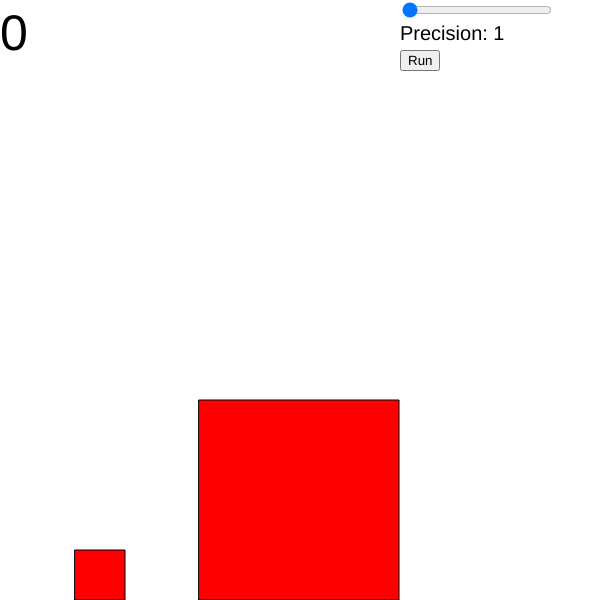
Frame 1 (no input)
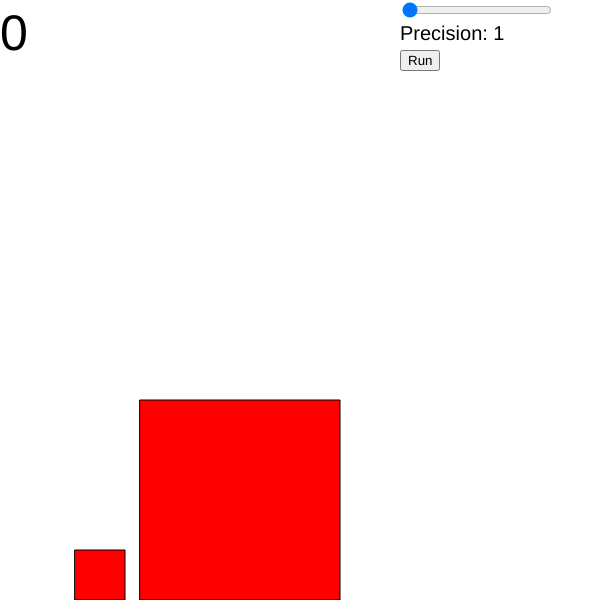
Frame 60 (no input)
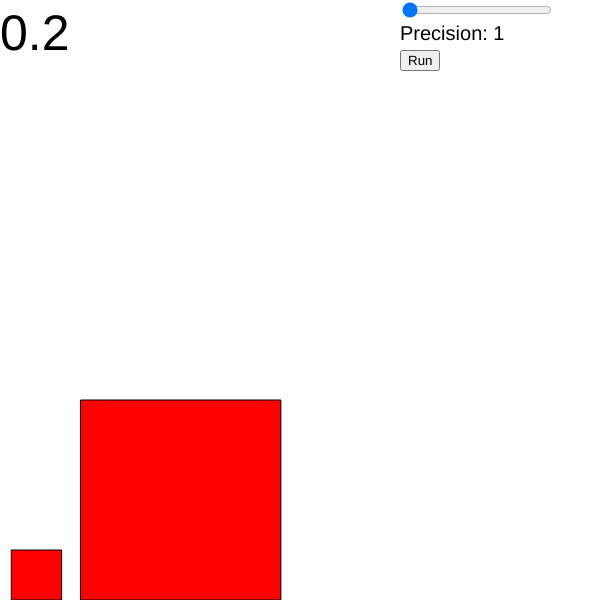
Frame 120 (the mouse pressed at the canvas centre since frame 60)

The p5.js sketch that drew these frames (run headless with seeded random() and noise() and a simulated clock; from frame 60 on, the mouse is pressed at the canvas centre):

// p5.js sketch
// ── sketch.js
var box1, box2;
var timestep = 100000;
var p;
var prec = 1000000;

function setup() {
  createCanvas(600, 600);
  slider = createSlider(1, 6, 1);
  slider.position(400, 0);
  slider.style('width', '150px');
  // p = createP("Precision: " + slider.value());
  // p.style('color', 'black');
  // p.position(400, 10);
  button = createButton('Run');
  button.position(400, 50);
  button.mousePressed(mainsetup);
  mainsetup();
}

function mainsetup() {
  prec = Math.pow(10, slider.value());
  timestep = prec/10;
  box1 = new Box(100, 50, 50, 1);
  box2 = new Box(300, 200, 200, prec * prec);
  box2.vel = createVector(-1, 0);
}

function draw() {
  background(255);
  textSize(20);
  text("Precision: " + slider.value(), 400, 40)
  // p.value("Precision: " + slider.value())
  fill(255, 0, 0);
  for (let index = 0; index < timestep; index++) {
    box1.collide(box2)
    box1.update(timestep)
    box2.update(timestep)
  }
  rectMode(CENTER);
  box1.display()
  box2.display()
  // rectMode(CORNER);
  fill(0);
  textSize(50);
  text(box1.collision / prec, 0, 50)
}
// ── box.js
class Box {
    constructor(pos_x, w, h, m) {
        this.pos = createVector(pos_x, height - w/2);
        this.vel = createVector();
        this.acc = createVector();
        this.w = w;
        this.h = h;
        this.m = m;
        this.collision = 0;
    }

    update(timestep) {
        // this.vel.add(this.acc);;
        this.pos.add(p5.Vector.div(this.vel, timestep));
        this.acc.mult(0);

        if (this.pos.x - this.w/2 < 0) {
            this.collision += 1;
            this.vel.mult(-1);
        }
    }

    collide(other) {
        if (
            this.pos.x + this.w/2 > other.pos.x - other.w/2
        ) {
            this.collision += 1;
            var masses = this.m + other.m;
            var new_vel1 = p5.Vector.add(p5.Vector.mult(this.vel, (this.m - other.m) / masses), p5.Vector.mult(other.vel, 2 * other.m / masses));
            var new_vel2 = p5.Vector.add(p5.Vector.mult(other.vel, (other.m - this.m) / masses), p5.Vector.mult(this.vel, 2 * this.m / masses)); 
            this.vel = new_vel1;
            other.vel = new_vel2;
        }
    }

    display() {
        rectMode(CENTER);
        rect(this.pos.x, this.pos.y, this.w, this.h);
    }
}
